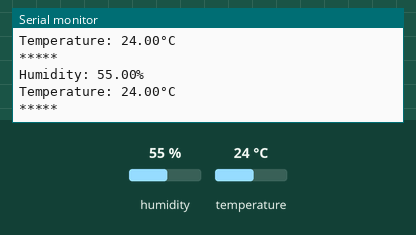
Simulated run of this program. Board: Arduino Uno, built with avr-gcc and run on an emulated ATmega328P. Shown: the last lines printed to the serial monitor. Inputs (shaded band) come from the test bench; at power-on: humidity 55 %, temperature 24 °C.

Above: at 4.8 s.
4.9 s: humidity set to 22 %
At 6.7 s:
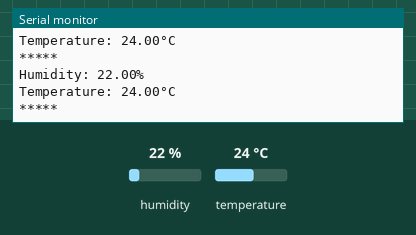
7.9 s: temperature set to 12 °C
At 9.1 s:
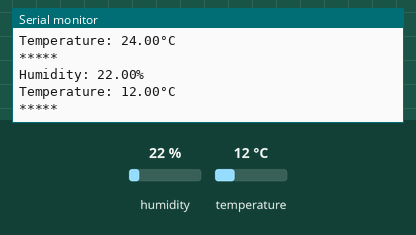
10.9 s: humidity set to 40 %
At 12.7 s:
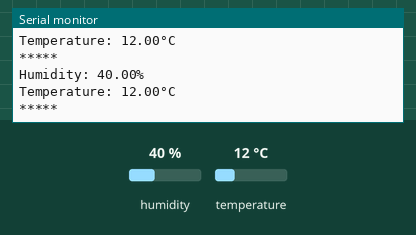
Timing chart, 0 to 14.2 s (numbered marks = the images above; inputs shaded):
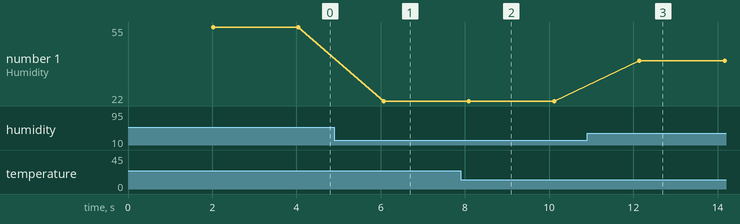

Measured:
- after the input at 4.9 s, the serial monitor: prints a new line after 1.2 s (image 1)
- after the input at 7.9 s, the serial monitor: prints a new line after 0.22 s (image 2)
- after the input at 10.9 s, the serial monitor: prints a new line after 1.2 s (image 3)
- plotted number 1: 55 → 22 after the input at 4.9 s, 22 → 40 after the input at 10.9 s

The program:

main.cpp
```cpp
#include <Arduino.h>
#include <DHT.h>

#define DHT11_PIN 2

DHT dht11(DHT11_PIN, DHT11);

void setup()
{
  Serial.begin(9600);
  dht11.begin();
}

void loop()
{
  delay(2000);
  float humidity = dht11.readHumidity();
  float temperature = dht11.readTemperature();

  if (isnan(humidity) || isnan(temperature))
  {
    Serial.println("Failed to read from sensor");
  }
  else
  {
    Serial.print("Humidity: ");
    Serial.print(humidity);
    Serial.println("%");
    Serial.print("Temperature: ");
    Serial.print(temperature);
    Serial.println("°C");
    Serial.println("*****");
  }
}
```
